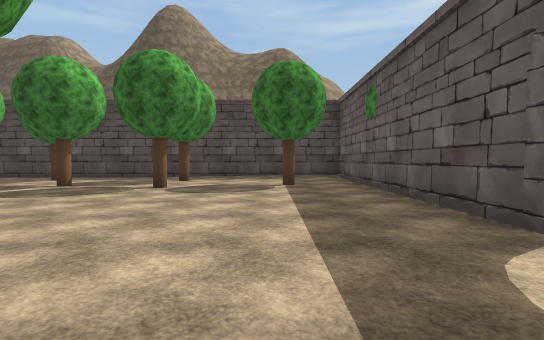
[1] (above)

18 first-person views from a walk through a 3-D level made in the Unity game engine. The camera is 1.4 m above the floor, tilts 2° down and sees 85° across. The floor is counted in squares, 2 m on a side. Each view is taken from the middle of a square. On the plan, view 1 faces up. The plan holds only what a view shows up to about 10 squares ahead; the rest is blank. The place goes on beyond the plan. Some trees and plants on the terrain are drawn as simple stand-ins. The player character is not drawn. Some animated figures are left out. Door leaves are left out, so doorways stand open. Some surface patterns are stand-ins.

[2]
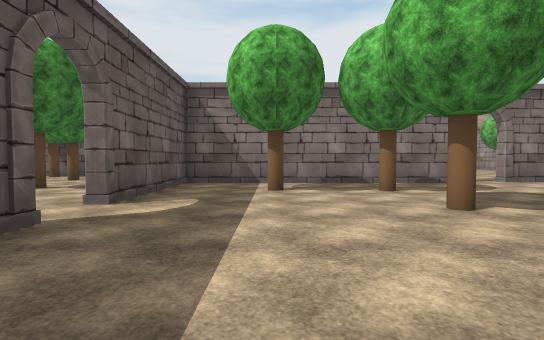

[3]
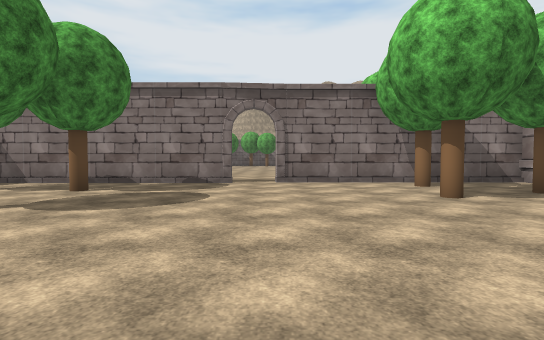

[4]
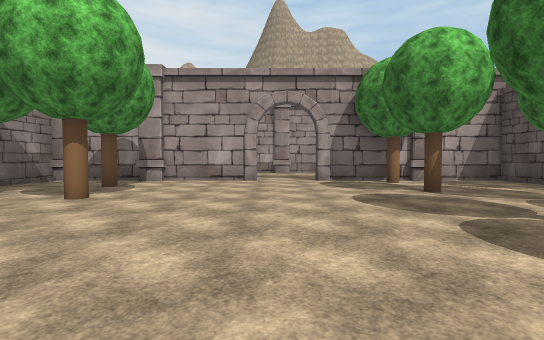

[5]
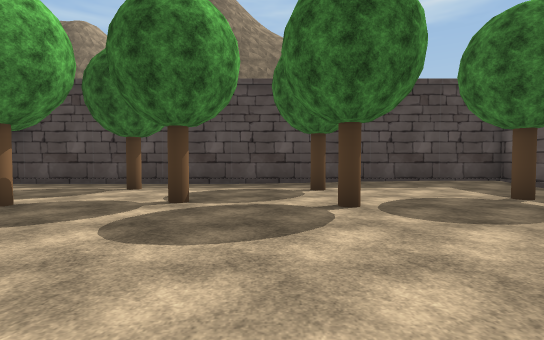

[6]
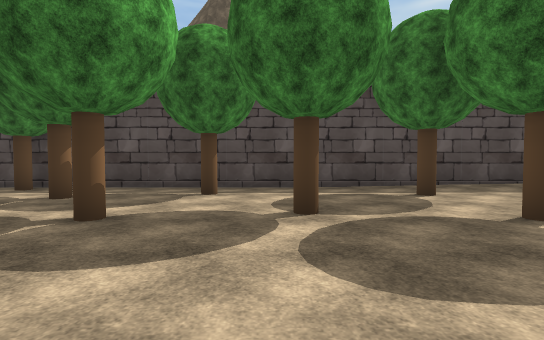

[7]
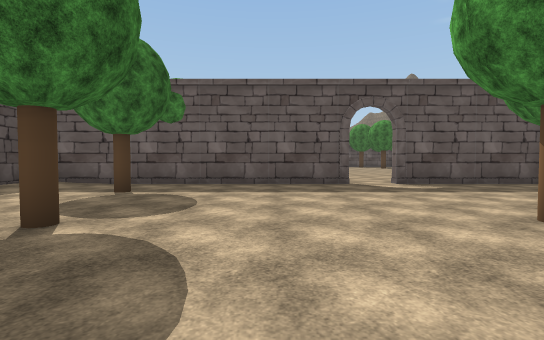

[8]
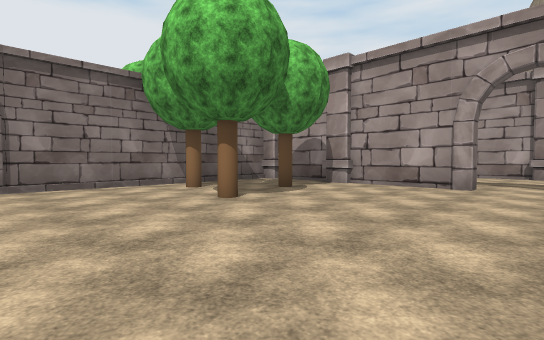

[9]
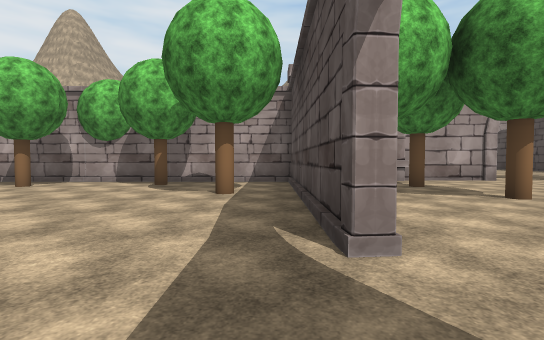

[10]
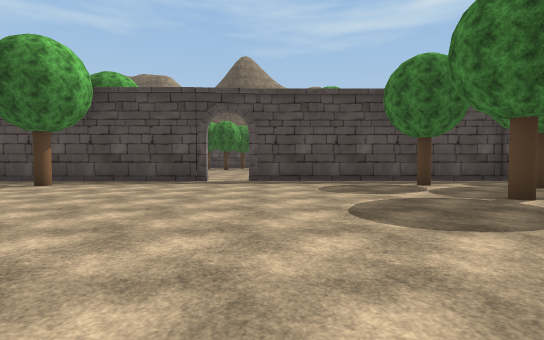

[11]
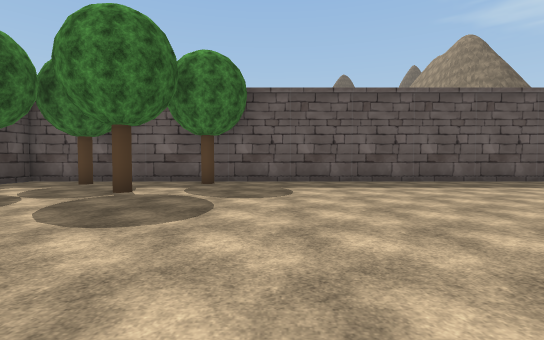

[12]
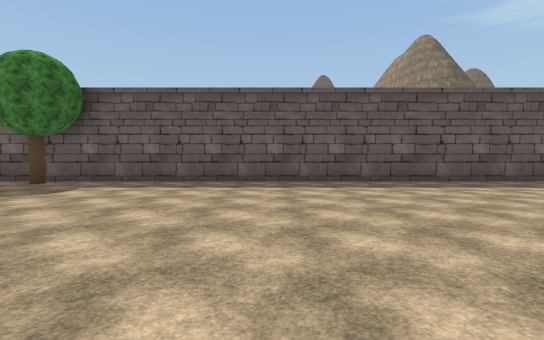

[13]
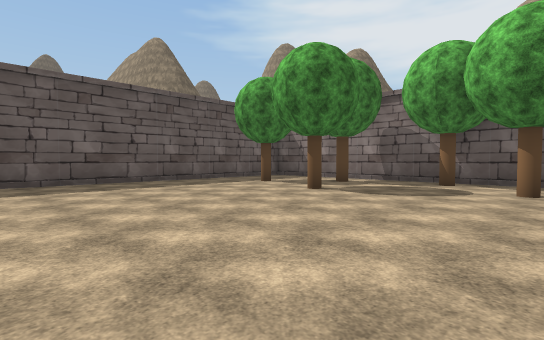

[14]
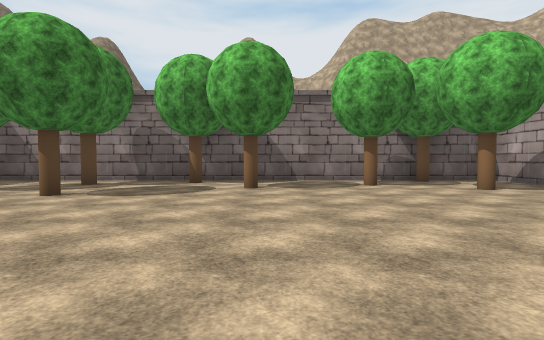

[15]
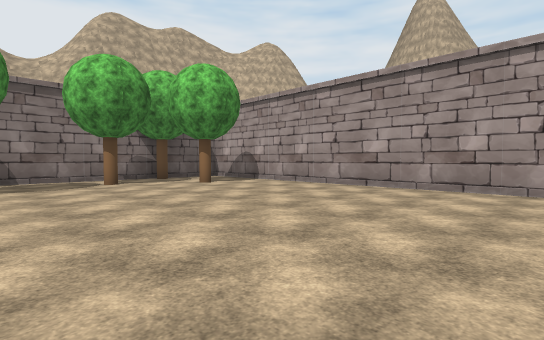

[16]
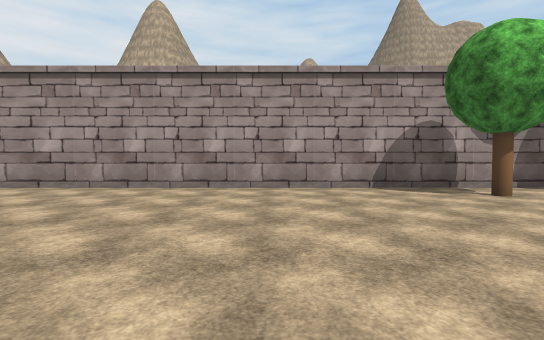

[17]
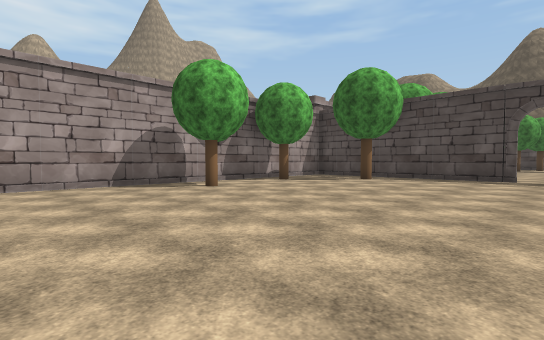

[18]
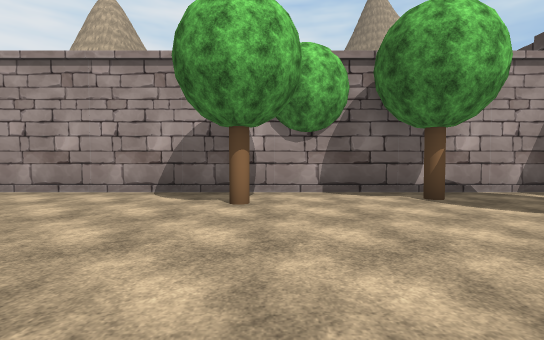

### Floor plan
Points are (right, up) in squares from view 1. A wall is a line through its corners. A room is listed if a view was taken in it or the views show most of it. See-through windows are left out.
Room 1 (views 1, 2, 3, 4, 5, 6, 7, 8)
walls: (-5.5, -3) (2.6, -3); (2.6, 2.8) (2.6, 11.6) (-15, 11.6) (-15, 9.6); (-15.4, 3.5) (-15, 3.5) (-15, 0.4); (-14.7, 9) (-14.7, 8.5); (-15, 8.6) (-15, 5.5); (-14.7, 0.5) (-14.7, -0.5); (-15, -0.4) (-15, -2.2); (2.6, -3.1) (2.6, 1.4); (-14.7, -3.2) (-7.1, -3.2)
ways out: open door at (-6.5, -3) to room 2; open door at (2.5, 2)
objects: tree (-14, 8); tree (-13, 0); tree (-12, 11); tree (-11, -2); tree (-11, 8); tree (-10, 0); tree (-10, 9); tree (-8, 7); tree (-7, 10); tree (-6, 8); tree (-3, -1); tree (-3, 2); tree (-3, 7); tree (-3, 10); tree (0, -1); tree (0, 8)
Room 2 (views 9, 10, 11, 12, 13, 14, 15, 16, 17, 18)
walls: (2.6, -24.9) (2.6, -3.1); (-7.1, -3.4) (-14.1, -3.4); (-14.5, -26.1) (-14.5, -27.9); (-0.2, -3.4) (-5.8, -3.4); (-14, -28) (2.2, -28); (-14.5, -3.4) (-14.5, -23.8); (2.6, -3.2) (-5.5, -3.2)
low walls: (2.6, -3.4) (0.1, -3.4)
ways out: open door at (-6.5, -3) to room 1
objects: tree (-15, -9); tree (-13, -11); tree (-13, -7); tree (-12, -28); tree (-12, -25); tree (-11, -5); tree (-10, -26); tree (-6, -25); tree (-5, -27); tree (-3, -24); tree (-2, -26); tree (-1, -8); tree (-1, -5); tree (0, -25); tree (2, -9); tree (2, -6)

Positions as (right, up) in squares from view 1, and headings:
1: (0, 0), facing up
2: (0, 6), facing down
3: (-7, 6), facing down
4: (-5, 4), facing left
5: (-4, 3), facing up
6: (-6, 4), facing up
7: (-6, 5), facing right
8: (-7, 5), facing down-left
9: (-5, -4), facing left
10: (-5, -13), facing up
11: (-7, -11), facing right
12: (-7, -16), facing right
13: (-7, -18), facing down-right
14: (-7, -18), facing down
15: (-7, -17), facing down-left
16: (-7, -15), facing left
17: (-6, -15), facing up-left
18: (-8, -10), facing left
